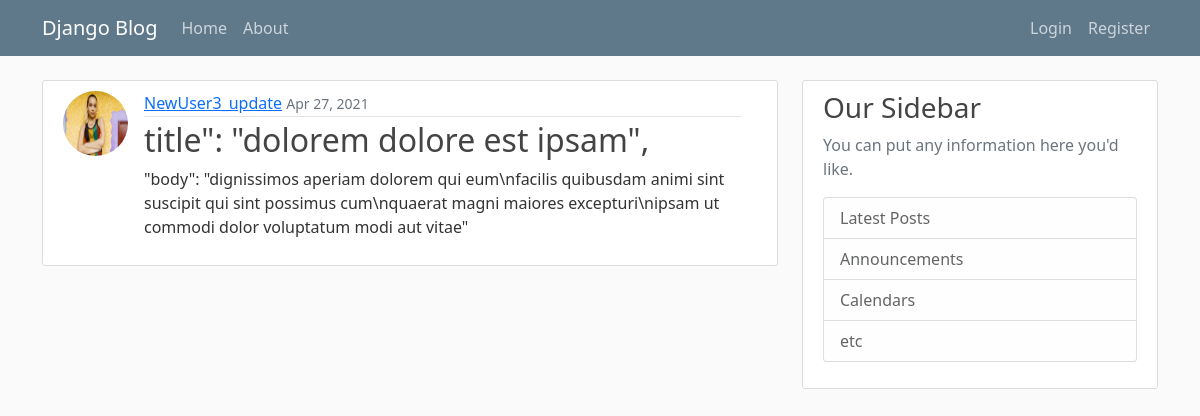
The app's page /post/17/ with its own data.
### blog/models.py (models this page shows, shortened)
class Post(models.Model):
    title = models.CharField(max_length=100)
    content = models.TextField()
    date_posted = models.DateTimeField(default=timezone.now)
    author = models.ForeignKey(User, on_delete=models.CASCADE)

### users/models.py (models this page shows, shortened)
class Profile(models.Model):
    user = models.OneToOneField(User, on_delete=models.CASCADE)
    image = models.ImageField(default='default.jpg', upload_to='profile_pics')

### blog/views.py (the view)
# urls.py: path('post/<int:pk>/', PostDetailView.as_view(), name='post-detail'),
class PostDetailView(DetailView):
    model = Post

### blog/templates/blog/post_detail.html (shortened to what this page needs)
{% extends 'blog/base.html' %}
{% block content %}
    <article class="media content-section d-flex w-100">
        <div>
            <img class="rounded-circle article-img mx-0" src="{{ object.author.profile.image.url }}" alt="">
        </div>
        <div class="media-body px-3 ">
            <div class="article-metadata">
                <a class="mr-2" href="{% url 'user-posts' object.author.username %}">{{ object.author }}</a>
                <small class="text-muted">{{ object.date_posted | date:"M d, Y" }}</small>
            </div>
            <h2 class="article-title">{{ object.title }}</h2>
            <p class="article-content">{{ object.content }}</p>
        </div>
    </article>
{% endblock content %}

### blog/static/blog/main.css (style rules this page uses)
body { background: #fafafa; color: #333333; margin-top: 5rem; }
h1, h2, h3, h4, h5, h6 { color: #444444; }
.content-section { background: #ffffff; padding: 10px 20px; border: 1px solid #dddddd; border-radius: 3px; margin-bottom: 20px; }
.article-title { color: #444444; }
.article-content { white-space: pre-line; }
.article-img { height: 65px; width: 65px; margin-right: 16px; }
.article-metadata { padding-bottom: 1px; margin-bottom: 4px; border-bottom: 1px solid #e3e3e3 }

### records on screen
Post: author.profile.image (picture), author "NewUser3_update", date_posted "Apr 27, 2021", title "title\": \"dolorem dolore est ipsam\",", content "\"body\": \"dignissimos aperiam dolorem qui eum\\nfacilis quibusdam animi sint suscipit qui sint possimus cum\\nquaerat magni maiores excepturi\\nipsam ut commodi dolor voluptatum modi aut vitae\""
